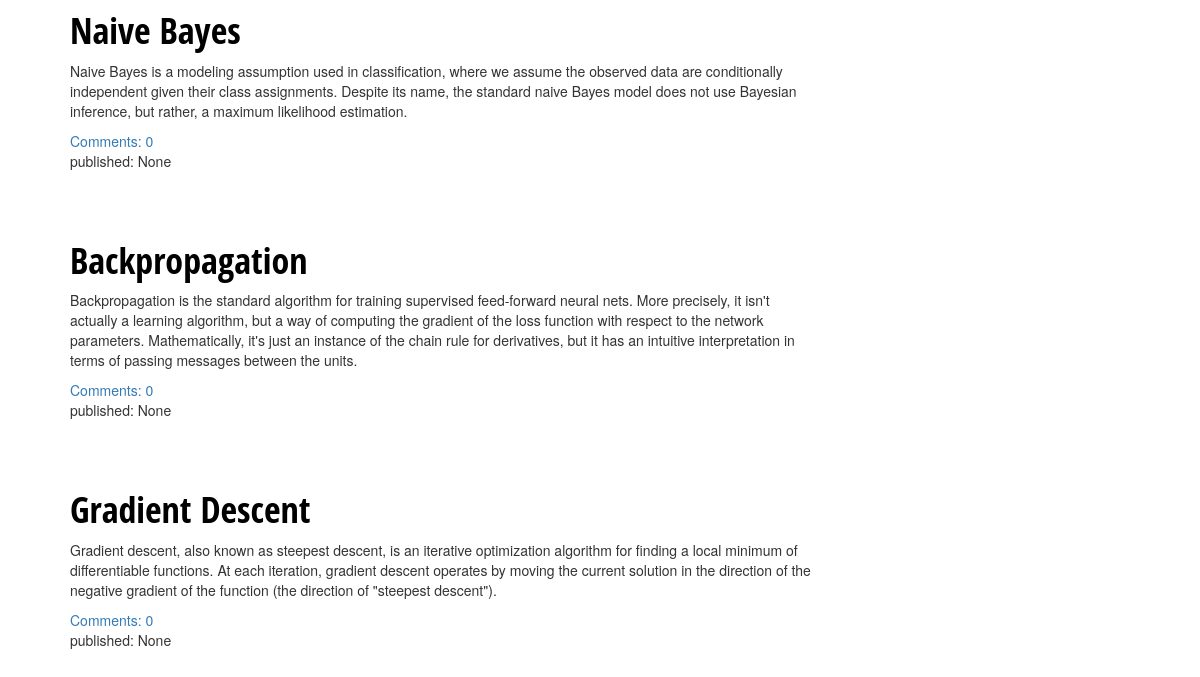
The app's page / (lower part), older data.
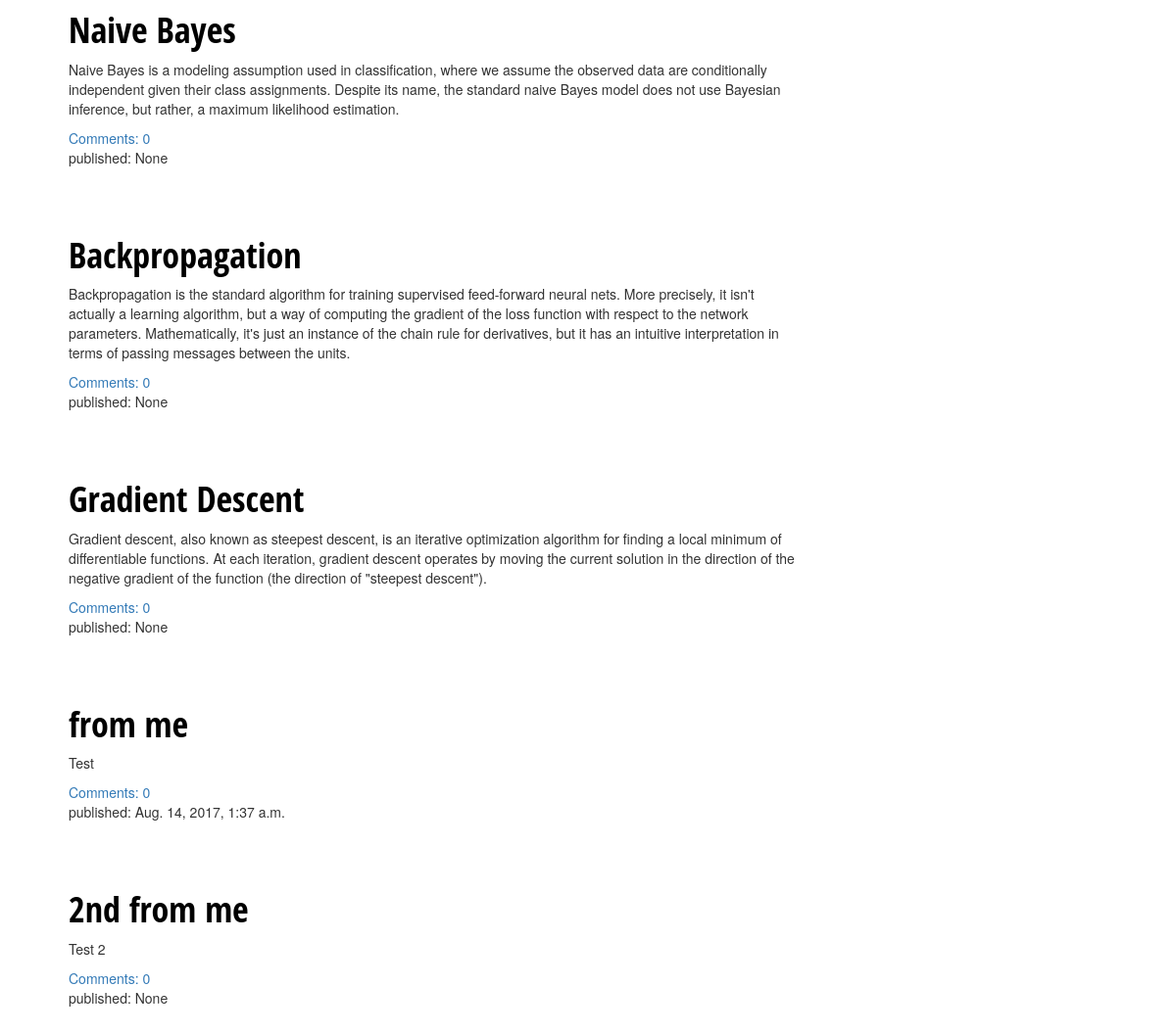
The same page, newer data.
### blog/models.py (models this page shows, shortened)
class Post(models.Model):
    author = models.ForeignKey('auth.User')
    title = models.CharField(max_length=200)
    text = models.TextField()
    created_date = models.DateTimeField(
            default=timezone.now)
    published_date = models.DateTimeField(
            blank=True, null=True)
    def approved_comments(self):
    	return self.comments.filter(approved_comment=True)

### blog/views.py (the view)
# urls.py: url(r'^$', views.post_list, name='post_list'),
def post_list(request):
    posts = Post.objects.all()
    return render(request, 'blog/post_list.html', {'posts': posts})

### blog/templates/blog/post_list.html
{% extends 'blog/base.html' %}
{% block content %}
        {% for post in posts %}
    		<div class = "post">
        		<h1><a href="{% url 'post_detail' pk=post.pk %}">{{ post.title }}</a></h1>
        		<p>{{ post.text|linebreaksbr }}</p>
     			<a href="{% url 'post_detail' pk=post.pk %}">Comments: {{ post.approved_comments.count }}</a>
		<div class="data">
			<p>published: {{ post.published_date }}</p>
			</div>
    		</div>
	{% endfor %}
{% endblock %}

Row changes from the older to the newer data that the page shows:
added Post: title "from me", text "Test", approved_comments.count "0", published_date "Aug. 14, 2017, 1:37 a.m."
added Post: title "2nd from me", text "Test 2", approved_comments.count "0", published_date "None"
